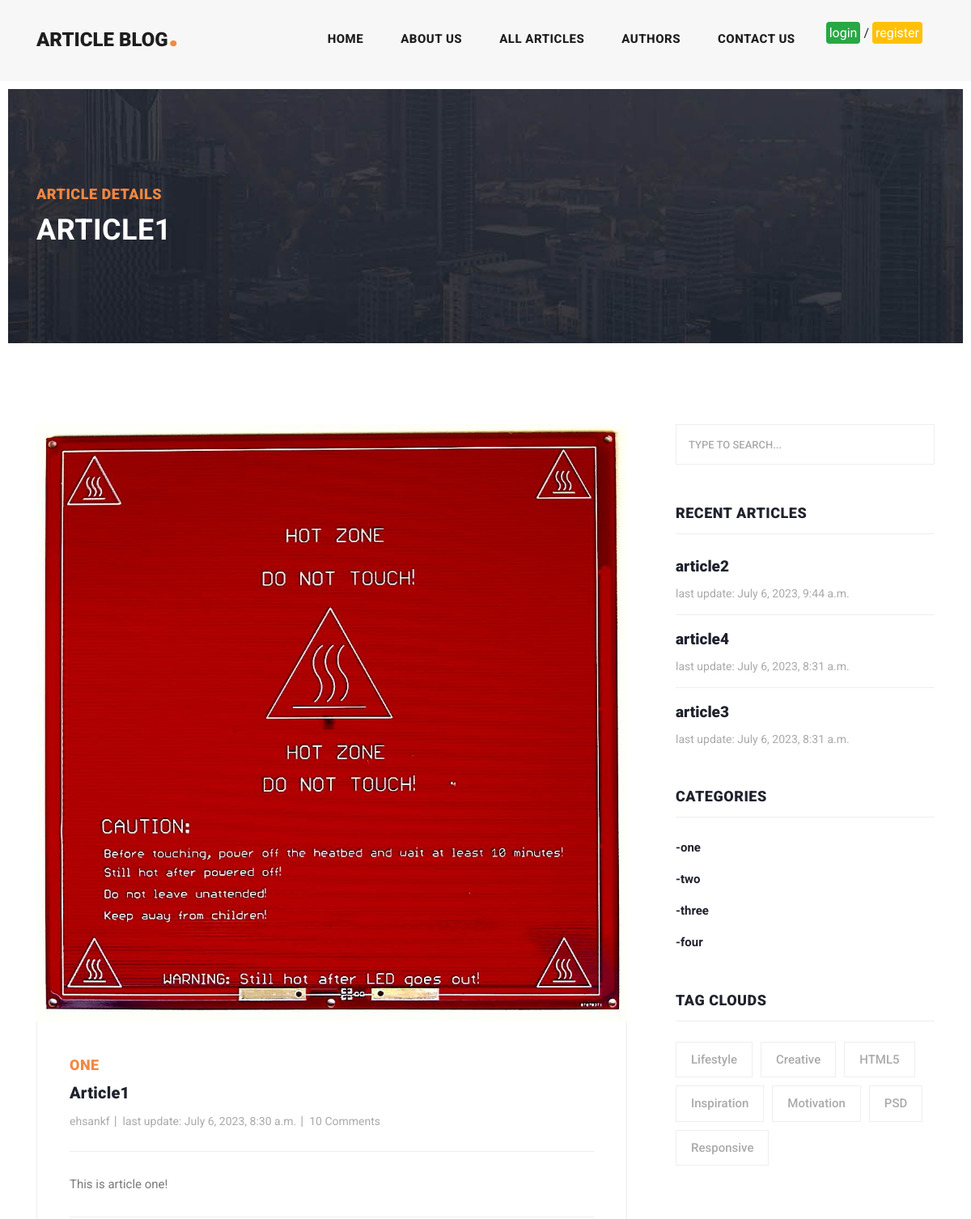
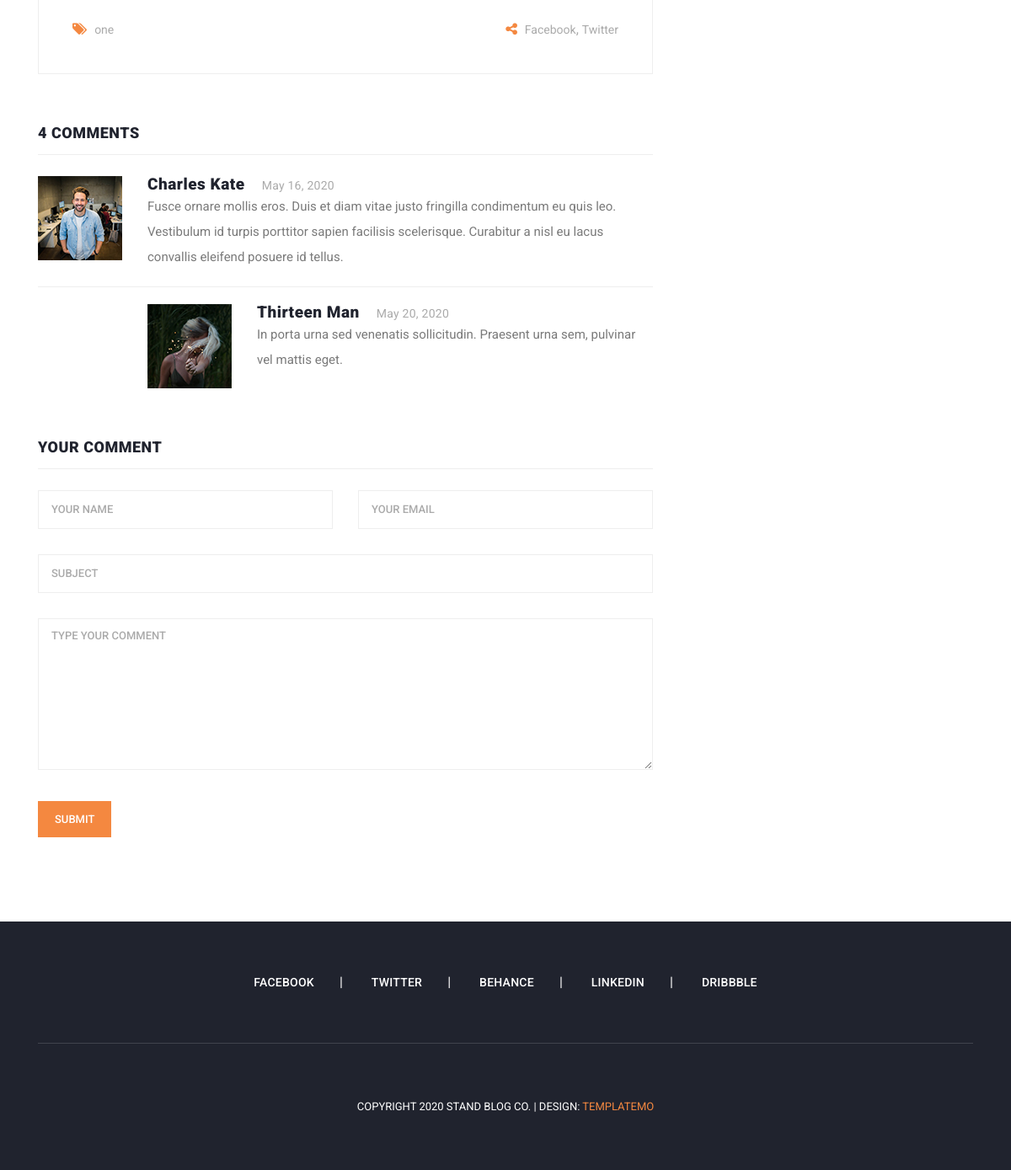
Screenshot of /blog/article1 with the database file from the repository (2 pictures, top to bottom).
### blog/models.py (models this page shows, shortened)
class Article(models.Model):
    title = models.CharField(max_length=50, unique=True)
    slug = models.CharField(max_length=50, unique=True, editable=False)
    body = models.TextField()
    image = models.ImageField(upload_to="images/articles")
    created = models.DateTimeField(auto_now_add=True, null=True, blank=True)
    updated = models.DateTimeField(auto_now=True, null=True, blank=True)
    category = models.ManyToManyField(Category, related_name="articles")
    author = models.ForeignKey(Author, on_delete=models.CASCADE, related_name="articles")
    def get_absolute_url(self):
        return reverse("blog:article-detail", args=[self.slug])

class Category(models.Model):
    title = models.CharField(max_length=50, unique=True)
    slug = models.CharField(max_length=50, unique=True, editable=False)
    def __str__(self):
        return self.title

### account/models.py (models this page shows, shortened)
class Author(models.Model):
    user = models.OneToOneField(User, on_delete=models.CASCADE)
    first_name = models.CharField(max_length=50)
    last_name = models.CharField(max_length=50)
    email = models.EmailField(null=True, blank=True)
    phone_number = models.CharField(max_length=11, null=True, blank=True)
    image = models.ImageField(upload_to="images/Authors")
    nickname = models.CharField(max_length=30, unique=True)
    slug = models.CharField(max_length=30, unique=True, editable=False)
    def __str__(self):
        return self.nickname

### blog/views.py (the view)
# urls.py: path("<slug:slug>", views.ArticleDetailView.as_view(), name="article-detail"),
class ArticleDetailView(DetailView):
    model = Article

### context_processors/context_processors.py (called while the page is built)
def recent_articles(request):
    recent_articles = Article.objects.order_by("-updated")[:3]
    return {"recent_articles": recent_articles}

def all_categories(request):
    all_categories = Category.objects.all()
    return {"all_categories": all_categories}

### blog/templates/blog/article_detail.html
{% extends "base.html" %}
{% load static %}
{% block content %}
    <div class="heading-page header-text">
        <section class="page-heading">
          <div class="container">
            <div class="row">
              <div class="col-lg-12">
                <div class="text-content">
                  <h4>Article Details</h4>
                  <h2>{{ object.title }}</h2>
                </div>
              </div>
            </div>
          </div>
        </section>
    </div>
      <section class="blog-posts grid-system">
        <div class="container">
          <div class="row">
            <div class="col-lg-8">
              <div class="all-blog-posts">
                <div class="row">
                  <div class="col-lg-12">
                    <div class="blog-post">
                      <div class="blog-thumb">
                        <img src="{{ object.image.url }}" alt="">
                      </div>
                      <div class="down-content">
                        <span>{% for cat in object.category.all %}{{ cat }}{% if cat != object.category.last %}-{% endif %}{% endfor %}</span>
                        <a href="post-details.html"><h4>{{ object.title }}</h4></a>
                        <ul class="post-info">
                          <li><a href="{% url 'blog:author-articles' object.author.slug %}">{{ object.author }}</a></li>
                          <li><a href="#">last update: {{ object.updated }}</a></li>
                          <li><a href="#">10 Comments</a></li>
                        </ul>
                        <p>{{ object.body }}</p>
                        <div class="post-options">
                          <div class="row">
                            <div class="col-6">
                              <ul class="post-tags">
                                <li><i class="fa fa-tags"></i></li>
                                {% for cat in object.category.all %}
                                <li><a href="#">{{ cat }}</a>{% if cat != object.category.last %},{% endif %}</li>
                                {% endfor %}
                              </ul>
                            </div>
                            <div class="col-6">
                              <ul class="post-share">
                                <li><i class="fa fa-share-alt"></i></li>
                                <li><a href="#">Facebook</a>,</li>
                                <li><a href="#"> Twitter</a></li>
                              </ul>
                            </div>
                          </div>
                        </div>
                      </div>
                    </div>
                  </div>
                  <div class="col-lg-12">
                    <div class="sidebar-item comments">
                      <div class="sidebar-heading">
                        <h2>4 comments</h2>
                      </div>
                      <div class="content">
                        <ul>
                          <li>
                            <div class="author-thumb">
                              <img src="{% static 'images/comment-author-01.jpg' %}" alt="">
                            </div>
                            <div class="right-content">
                              <h4>Charles Kate<span>May 16, 2020</span></h4>
                              <p>Fusce ornare mollis eros. Duis et diam vitae justo fringilla condimentum eu quis leo. Vestibulum id turpis porttitor sapien facilisis scelerisque. Curabitur a nisl eu lacus convallis eleifend posuere id tellus.</p>
                            </div>
                          </li>
                          <li class="replied">
                            <div class="author-thumb">
                              <img src="{% static 'images/comment-author-02.jpg' %}" alt="">
                            </div>
                            <div class="right-content">
                              <h4>Thirteen Man<span>May 20, 2020</span></h4>
                              <p>In porta urna sed venenatis sollicitudin. Praesent urna sem, pulvinar vel mattis eget.</p>
                            </div>
                          </li>
                        </ul>
                      </div>
                    </div>
                  </div>
                  <div class="col-lg-12">
                    <div class="sidebar-item submit-comment">
                      <div class="sidebar-heading">
                        <h2>Your comment</h2>
                      </div>
                      <div class="content">
                        <form id="comment" action="#" method="post">
                          <div class="row">
                            <div class="col-md-6 col-sm-12">
                              <fieldset>
                                <input name="name" type="text" id="name" placeholder="Your name" required="">
                              </fieldset>
                            </div>
                            <div class="col-md-6 col-sm-12">
                              <fieldset>
                                <input name="email" type="text" id="email" placeholder="Your email" required="">
                              </fieldset>
                            </div>
                            <div class="col-md-12 col-sm-12">
                              <fieldset>
                                <input name="subject" type="text" id="subject" placeholder="Subject">
                              </fieldset>
                            </div>
                            <div class="col-lg-12">
                              <fieldset>
                                <textarea name="message" rows="6" id="message" placeholder="Type your comment" required=""></textarea>
                              </fieldset>
                            </div>
                            <div class="col-lg-12">
                              <fieldset>
                                <button type="submit" id="form-submit" class="main-button">Submit</button>
                              </fieldset>
                            </div>
                          </div>
                        </form>
                      </div>
                    </div>
                  </div>
                </div>
              </div>
            </div>
            <div class="col-lg-4">
                {% include "includes/sidebar.html" %}
            </div>
          </div>
        </div>
      </section>
{% endblock %}

### templates/includes/sidebar.html
<div class="sidebar">
  <div class="row">
    <div class="col-lg-12">
      <div class="sidebar-item search">
        <form id="search_form" name="gs" method="GET" action="#">
          <input type="text" name="q" class="searchText" placeholder="type to search..." autocomplete="on">
        </form>
      </div>
    </div>
    <div class="col-lg-12">
      <div class="sidebar-item recent-posts">
        <div class="sidebar-heading">
          <h2>Recent Articles</h2>
        </div>
        <div class="content">
          <ul>
            {% for article in recent_articles %}
            <li><a href="{{ article.get_absolute_url }}">
              <h5>{{ article.title }}</h5>
              <span>last update: {{ article.updated }}</span>
            </a></li>
            {% endfor %}
          </ul>
        </div>
      </div>
    </div>
    <div class="col-lg-12">
      <div class="sidebar-item categories">
        <div class="sidebar-heading">
          <h2>Categories</h2>
        </div>
        <div class="content">
          <ul>
            {% for cat in all_categories %}
              <li><a href="{% url 'blog:category-list' cat.slug %}">-{{ cat.title }}</a></li>
            {% endfor %}
          </ul>
        </div>
      </div>
    </div>
    <div class="col-lg-12">
      <div class="sidebar-item tags">
        <div class="sidebar-heading">
          <h2>Tag Clouds</h2>
        </div>
        <div class="content">
          <ul>
            <li><a href="#">Lifestyle</a></li>
            <li><a href="#">Creative</a></li>
            <li><a href="#">HTML5</a></li>
            <li><a href="#">Inspiration</a></li>
            <li><a href="#">Motivation</a></li>
            <li><a href="#">PSD</a></li>
            <li><a href="#">Responsive</a></li>
          </ul>
        </div>
      </div>
    </div>
  </div>
</div>

### rows the page displays
Article: title "ARTICLE1", image (picture), title "Article1", author "ehsankf", updated "July 6, 2023, 8:30 a.m.", body "This is article one!"
Category: title "ONE", title "one"
Article: title "article2", updated "July 6, 2023, 9:44 a.m."
Article: title "article4", updated "July 6, 2023, 8:31 a.m."
Article: title "article3", updated "July 6, 2023, 8:31 a.m."
Category: title "two"
Category: title "three"
Category: title "four"
